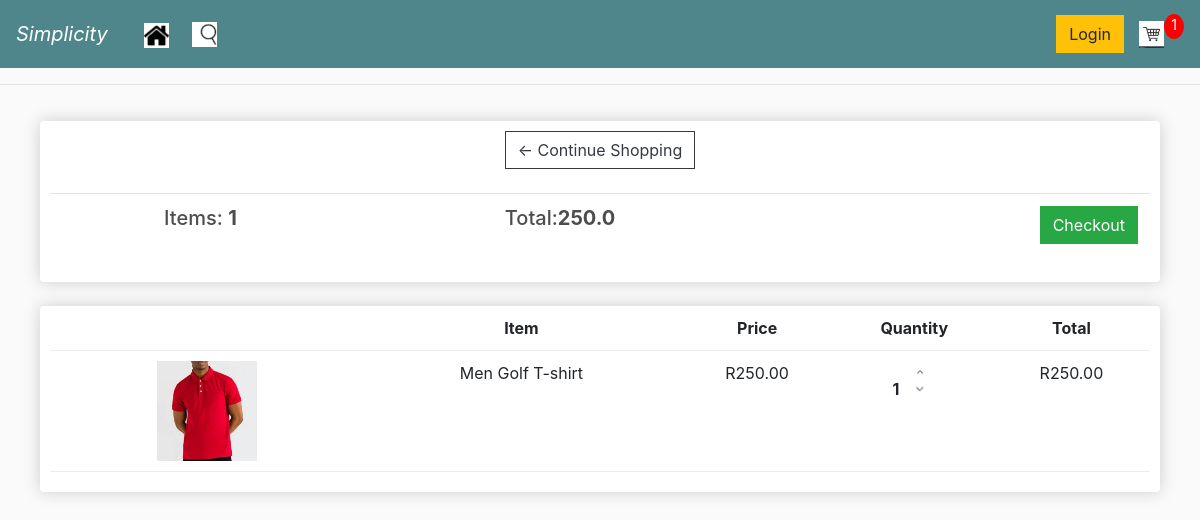
The app's page /cart/ (signed in) with its own data.
### Frontend/models.py (models this page shows, shortened)
class Order(models.Model):
    customer = models.ForeignKey(Customer, null = True, blank = True, on_delete=models.SET_NULL)
    complete = models.BooleanField(default = False)
    order_date = models.DateTimeField(auto_now_add=True)
    transaction_id = models.CharField(max_length=100, null=True)
    @property
    def number_of_items(self):
        tot_items = 0
        items = self.orderitem_set.all()
        for item in items:
            tot_items += item.quantity
        return(tot_items)
    @property
    def cartTotal(self):
        total = 0
        items = self.orderitem_set.all()
        for item in items:
            total += item.itemTotal
        return(total)

class OrderItem(models.Model):
    order = models.ForeignKey(Order, on_delete=models.CASCADE, null  = True)
    product = models.ForeignKey(Product, on_delete=models.CASCADE, null = True)
    quantity = models.IntegerField(default = 0, null = False, blank = False)
    date_added = models.DateTimeField(auto_now_add=True)
    @property
    def itemTotal(self):
        total = self.product.price * self.quantity
        return(total)

class Product(models.Model):
    name = models.CharField(max_length=30, blank  = False, null = False)
    price = models.FloatField(null = False, blank = False)
    sex = models.CharField(max_length=5, null = False, blank = False)
    kind = models.CharField(max_length=30, null = False, blank = False)
    image = models.ImageField(null = True, blank = True)
    @property
    def imageURL(self):
        try:
            url = self.image.url
        except:
            url = ''
        return(url)

### Frontend/views.py (the view, shortened to what this page needs)
# urls.py: path("cart/", Cart, name = "cart"),
def Cart(request):
    if request.user.is_authenticated:
        customer = request.user.customer
        order, created = Order.objects.get_or_create(customer = customer, complete = False)
        items = order.orderitem_set.all()
        context = {"items": items, "order": order}
    return render(request, "Frontend/cart.html", context)

### Frontend/templates/Frontend/cart.html (shortened to what this page needs)
{% extends "Frontend/main.html" %}
{% load static %}
    {% block content%}
    <div class="row">
		<div class="col-lg-12">
			<div class="box-element">
				<a  class="btn btn-outline-dark" href="{% url 'home' %}">&#x2190; Continue Shopping</a>
				<br>
				<br>
				<table class="table">
					<tr>
						<th><h5>Items: <strong>{{ order.number_of_items }}</strong></h5></th>
						<th><h5>Total:<strong>{{ order.cartTotal }}</strong></h5></th>
						<th><a style="float: right;" class="btn btn-success" href="{% url 'checkout' %}">Checkout</a></th>
					</tr>
				</table>
			</div>
			<br>
			<div class="box-element">
				<div class="cart-row">
					<div style="flex:2"></div>
					<div style="flex:2"><strong>Item</strong></div>
					<div style="flex:1"><strong>Price</strong></div>
					<div style="flex:1"><strong>Quantity</strong></div>
					<div style="flex:1"><strong>Total</strong></div>
				</div>
				{% for item in items %}
				<div class="cart-row">
					<div style="flex:2"><img class="row-image" src="{{item.product.imageURL}}"></div>
					<div style="flex:2"><p>{{item.product.name}}</p></div>
					<div style="flex:1"><p>R{{item.product.price|floatformat:2}}</p></div>
					<div style="flex:1">
						<p class="quantity">{{item.quantity}}</p>
						<div class="quantity">
							<img data-product="{{item.product.id}}" data-action="add" class="chg-quantity update-cart" src="{% static  'images/drop-up.png' %}">
							<img data-product="{{item.product.id}}" data-action="subtract" class="chg-quantity update-cart" src="{% static  'images/drop-down.png' %}">
						</div>
					</div>
					<div style="flex:1"><p>R{{item.itemTotal|floatformat:2}}</p></div>
				</div>
				{% endfor %}
			</div>
		</div>
	</div>
    {% endblock %}

### Frontend/templates/Frontend/main.html (shortened to what this page needs)
{% load static %}
<!DOCTYPE html>
<html lang="en">
<head>
    <link rel="stylesheet" href="https://stackpath.bootstrapcdn.com/bootstrap/4.4.1/css/bootstrap.min.css">
    <link rel="stylesheet" type="text/css" href="{% static '/css/main.css' %}">
</head>
<body>
    <nav class="navbar navbar-expand-sm navbar-dark bg-dark">
        <a class="navbar-brand"><i>Simplicity</i></a>
        <div class="collapse navbar-collapse" id="navbarSupportedContent">
            <ul class="navbar-nav mr-auto">
                <li class="nav-item active">
                    <a class="home" href="{% url 'home' %}"><img  id="cart-icon" src="{% static 'images/home.png' %}"></a></a>
                </li>
                <li class="nav-item dropdown">
                <a class="nav-link" href="#" id="navbarDropdown" role="button" data-toggle="dropdown" aria-haspopup="true" aria-expanded="false">
                    <img  id="cart-icon" src="{% static 'images/search.png' %}"></a>
                </li>
            </ul>
            <div class="form-inline my-2 my-lg-0">
                <a href="{% url 'login' %}"class="btn btn-warning">Login</a>
                <a href="{% url 'cart' %}">
                <img  id="cart-icon" src="{% static 'images/cart.jpg' %}"></a>
                <p id="cart-total">{{ order.number_of_items }}</p>
            </div>
        </div>
    </nav>
    <hr>
    <div class="container">
        {% block content %}
        {% endblock %}
    </div>
</body>
</html>

### static/css/main.css (style rules this page uses)
body { background-color: hsl(0, 0%, 98%); }
h1,h2,h3,h4,h5,h6 { color:hsl(0, 0%, 30%); }
.box-element { box-shadow:hsl(0, 0%, 80%) 0 0 16px; background-color: #fff; border-radius: 4px; padding: 10px; text-align: center; }
.bg-dark { background-color: #4f868c!important; }
#cart-icon { width:25px; display: inline-block; margin-left: 15px; }
#cart-total { display: block; text-align: center; color:#fff; background-color: red; width: 20px; height: 25px; border-radius: 50%; font-size: 14px; }
.col-lg-4, .col-lg-6, .col-lg-8, .col-lg-12 { margin-top: 10px; padding: 10px; }
.btn { border-radius: 0; }
.row-image { width: 100px; }
.cart-row { display: flex; align-items: flex-stretch; padding-bottom: 10px; margin-bottom: 10px; border-bottom: 1px solid #ececec; }
.quantity { display: inline-block; font-weight: 700; padding-right:10px; }
.chg-quantity { width: 12px; cursor: pointer; display: block; margin-top: 5px; transition:.1s; }
.mr-auto { width:250px; padding: 5px; }
a:link { text-decoration: none; }
.home { position: relative; bottom: -20%; }
.btn-success { float: left; }

### records on screen
Order: number_of_items "1", cartTotal "250.0"
OrderItem: product.imageURL (picture), product.name "Men Golf T-shirt", product.price "250.00", quantity "1", itemTotal "250.00"
